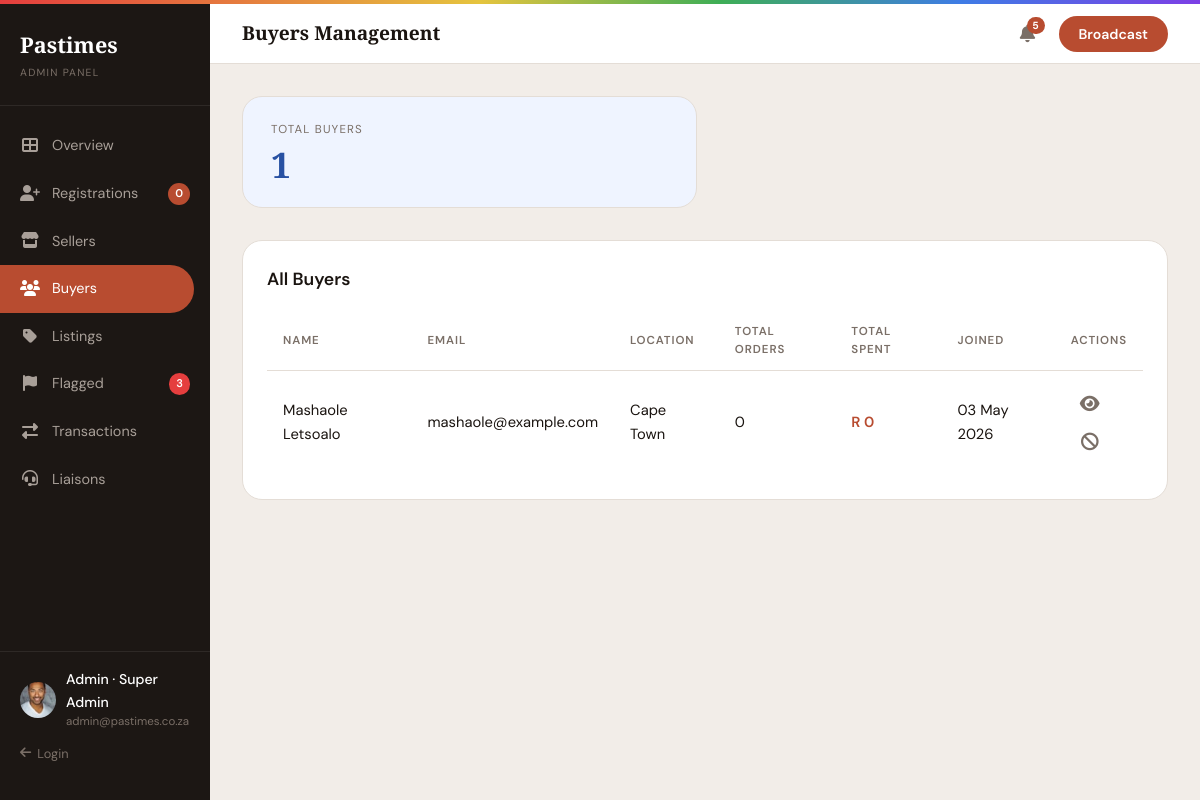
Page /frontend/admin-buyers.php (signed in) on the committed database.
### tables this page shows
CREATE TABLE `tbluser` (
  `user_id` int(11) NOT NULL,
  `username` varchar(50) NOT NULL,
  `email` varchar(100) NOT NULL,
  `password_hash` varchar(255) NOT NULL,
  `first_name` varchar(50) NOT NULL,
  `last_name` varchar(50) NOT NULL,
  `role` enum('buyer','seller') NOT NULL,
  `status` enum('pending','approved','rejected') DEFAULT 'pending',
  `city` varchar(100) DEFAULT NULL,
  `bio` text DEFAULT NULL,
  `verified` tinyint(1) DEFAULT 0,
  `profile_image` varchar(255) DEFAULT NULL,
  `created_at` timestamp NOT NULL DEFAULT current_timestamp()
);

### frontend/admin-buyers.php (the view, shortened to what this page needs)
<?php
require_once __DIR__ . '/../backend/DBConn.php';
$admin_id = $_SESSION['admin_id'];
$admin_query = $conn->query("SELECT full_name, email FROM tblAdmin WHERE admin_id = $admin_id");
$admin = $admin_query->fetch_assoc();
$buyers = $conn->query("
    SELECT
        u.user_id,
        CONCAT(u.first_name, ' ', u.last_name) as name,
        u.email,
        u.created_at,
        u.city,
        COUNT(DISTINCT o.order_id) as orders_count,
        COALESCE(SUM(o.total_amount), 0) as total_spent
    FROM tbluser u
    LEFT JOIN tblaorder o ON u.user_id = o.buyer_id AND o.status = 'paid'
    WHERE u.role = 'buyer' AND u.verified = 1
    GROUP BY u.user_id
    ORDER BY total_spent DESC
");
$buyers_count = $buyers->num_rows;
?>
<!DOCTYPE html>
<html lang="en">
<head>
  <link rel="stylesheet" href="../frontend/css/style.css">
  <link rel="stylesheet" href="https://cdnjs.cloudflare.com/ajax/libs/font-awesome/6.5.0/css/all.min.css">
</head>
<body>
  <div class="layout-admin">
    <aside class="sidebar">
      <div class="sidebar-logo">
        <div class="logo-mark">Pastimes</div>
        <div class="logo-sub">Admin Panel</div>
      </div>
      <nav class="sidebar-nav">
        <a class="nav-item" href="admin.php">
          <span class="nav-icon"><i class="fas fa-th-large"></i></span> Overview
        </a>
        <a class="nav-item" href="admin-registrations.php">
          <span class="nav-icon"><i class="fas fa-user-plus"></i></span> Registrations
          <span class="nav-badge">0</span>
        </a>
        <a class="nav-item" href="admin-sellers.php">
          <span class="nav-icon"><i class="fas fa-store"></i></span> Sellers
        </a>
        <a class="nav-item active" href="admin-buyers.php">
          <span class="nav-icon"><i class="fas fa-users"></i></span> Buyers
        </a>
        <a class="nav-item" href="admin-listings.php">
          <span class="nav-icon"><i class="fas fa-tag"></i></span> Listings
        </a>
        <a class="nav-item" href="admin-flagged.php">
          <span class="nav-icon"><i class="fas fa-flag"></i></span> Flagged
          <span class="nav-badge" style="background:#E53E3E">3</span>
        </a>
        <a class="nav-item" href="admin-transactions.php">
          <span class="nav-icon"><i class="fas fa-exchange-alt"></i></span> Transactions
        </a>
        <a class="nav-item" href="admin-liaisons.php">
          <span class="nav-icon"><i class="fas fa-headset"></i></span> Liaisons
        </a>
      </nav>
      <div class="sidebar-footer">
        <div class="sidebar-user">
          <img src="./assets/images/profile_man1_50.jpg" alt="Admin">
          <div>
            <div class="sidebar-user-name">Admin · <?= htmlspecialchars($admin['full_name'] ?? 'Admin') ?></div>
            <div class="sidebar-user-email"><?= htmlspecialchars($admin['email'] ?? 'admin@pastimes.co.za') ?></div>
          </div>
        </div>
        <div class="sidebar-back" onclick="location.href='../backend/logout.php'">
          <i class="fas fa-arrow-left"></i> Login
        </div>
      </div>
    </aside>
    <main class="main-content">
      <div class="topbar">
        <div class="topbar-title">Buyers Management</div>
        <div class="topbar-actions">
          <button class="notif-btn icon-btn" style="position:relative">
            <i class="fas fa-bell"></i>
            <span class="notif-count">5</span>
          </button>
          <button class="broadcast-btn" onclick="openBroadcast()">Broadcast</button>
        </div>
      </div>
      <div class="page-body">
        <div class="stats-grid">
          <div class="stat-card blue">
            <div class="stat-label">Total Buyers</div>
            <div class="stat-value" style="color:#2851A3"><?= $buyers_count ?></div>
          </div>
        </div>
        <div class="card">
          <div class="section-header">
            <div class="section-title">All Buyers</div>
          </div>
          <table class="data-table">
            <thead>
              <tr>
                <th>Name</th>
                <th>Email</th>
                <th>Location</th>
                <th>Total Orders</th>
                <th>Total Spent</th>
                <th>Joined</th>
                <th>Actions</th>
              </tr>
            </thead>
            <tbody>
              <?php if ($buyers_count == 0): ?>
                <tr><td colspan="7" class="text-center">No buyers found.</td></tr>
              <?php else: ?>
                <?php while ($buyer = $buyers->fetch_assoc()): ?>
                  <tr>
                    <td><?= htmlspecialchars($buyer['name']) ?></td>
                    <td><?= htmlspecialchars($buyer['email']) ?></td>
                    <td><?= htmlspecialchars($buyer['city'] ?: 'N/A') ?></td>
                    <td><?= $buyer['orders_count'] ?></td>
                    <td class="amount-col">R <?= number_format($buyer['total_spent'], 0, '.', ' ') ?></td>
                    <td><?= date('d M Y', strtotime($buyer['created_at'])) ?></td>
                    <td>
                        <a href="../backend/api.php?action=view_profile&id=<?= $buyer['user_id'] ?>" class="icon-btn" title="View Profile">
                            <i class="fas fa-eye"></i>
                        </a>
                        <a href="../backend/api.php?action=suspend_user&id=<?= $buyer['user_id'] ?>"
                            class="icon-btn" title="Suspend"
                            onclick="return confirm('Suspend this user?')">
                              <i class="fas fa-ban"></i>
                        </a>
                    </td>
                  </tr>
                <?php endwhile; ?>
              <?php endif; ?>
            </tbody>
          </table>
        </div>
      </div>
    </main>
  </div>
</body>
</html>

### frontend/admin-buyers.php (style rules this page uses)
body { background:#F5F0EC }
.broadcast-btn { background:var(--clr-primary);color:#fff;border-radius:var(--radius-pill);padding:9px 20px;font-weight:600;font-size:.88rem;cursor:pointer }

### rows in the picture
tbluser: name "Mashaole Letsoalo", email "mashaole@example.com", city "Cape Town", orders_count "0", total_spent "0", created_at "03 May 2026"

### other values in the picture
$admin['full_name'] "Super Admin"
$admin['email'] "admin@pastimes.co.za"
$buyers_count "1"
